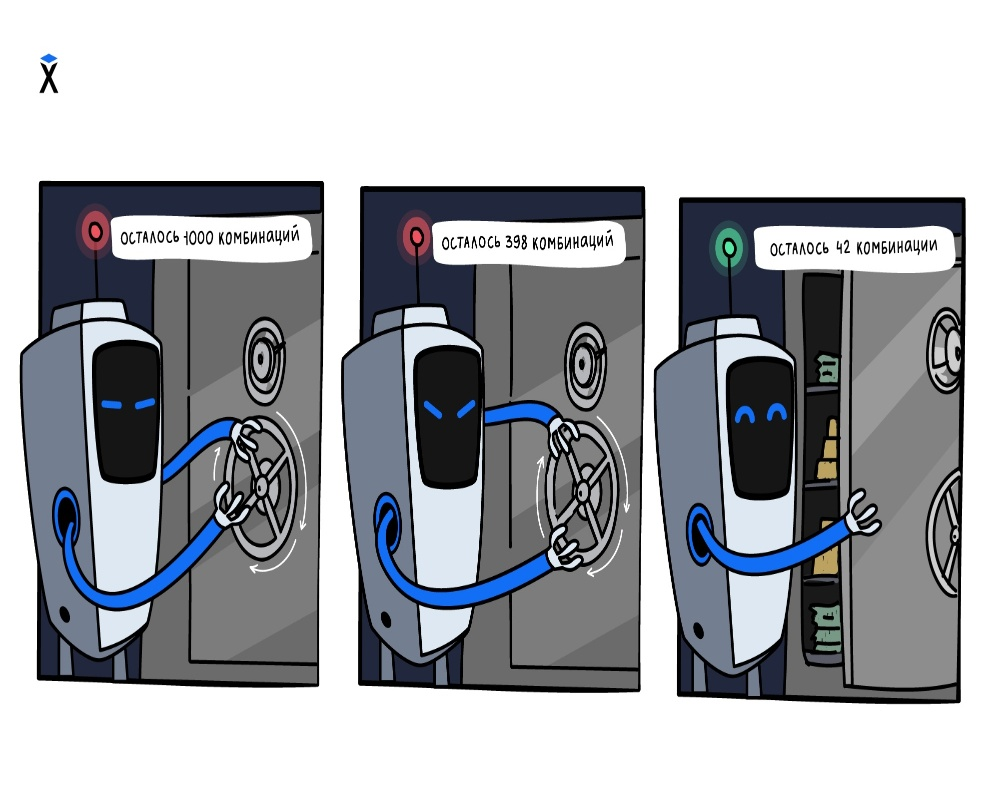
#> input picture 2.jpeg, 1000 x 800 px
$ python edges_trackbar.py
#> lines starting #> are read from the running program, lines starting #| are printed output that depends on the picture; after the words box and inside, x2 and y2 are one past the last pixel; in counts of white or black regions, pixels touching at a corner belong together
# Программа для выделения контуров с элементами управления
import cv2

image = cv2.imread("2.jpeg")
#> image is the input picture: shape (800, 1000, 3); mean B, G, R 177, 172.2, 169.6

cv2.namedWindow('Edges')

def nothing(x):
    pass

cv2.createTrackbar("Lower", "Edges", 0, 255, nothing)
cv2.createTrackbar("Upper", "Edges", 0, 255, nothing)

while True:
    lower_tresh = cv2.getTrackbarPos("Lower", "Edges")
    upper_tresh = cv2.getTrackbarPos("Upper", "Edges")

    edges = cv2.Canny(image, lower_tresh, upper_tresh)
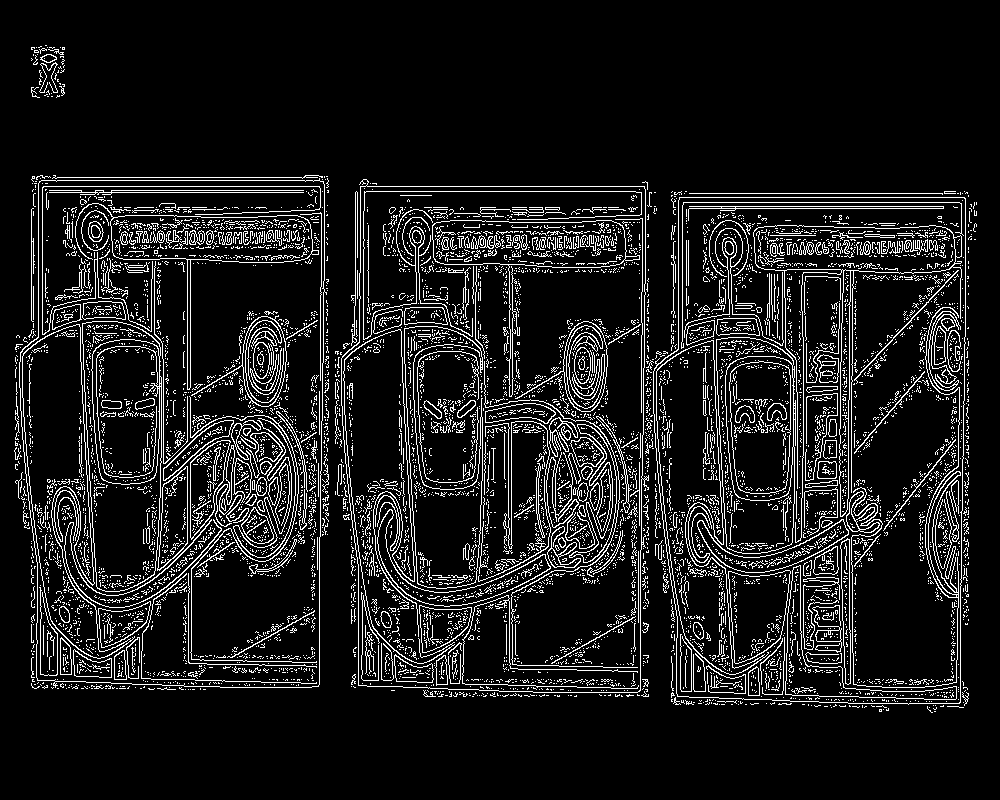
#> edges: shape (800, 1000); 10.3% white in thin lines or dots, all inside (x1, y1, x2, y2) = (14, 45, 977, 713)

    cv2.imshow("Edges", edges)

    if cv2.waitKey(1) == 27:
#> (key Esc is pressed here)
        break

    cv2.imwrite("Edges_Output.jpeg", edges)

cv2.destroyAllWindows()

$ run again, with face_1.jpg copied over 2.jpeg
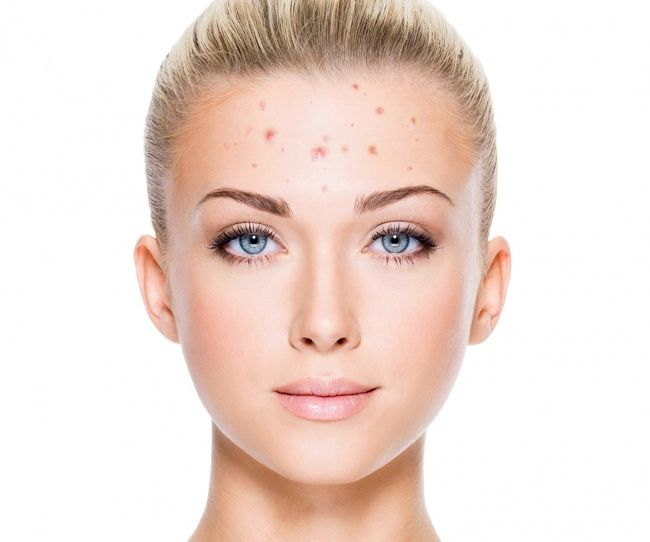
#> input picture face_1.jpg, 650 x 542 px
#> image is the input picture: shape (542, 650, 3); mean B, G, R 212.5, 220.5, 238.5
#> `edges = cv2.Canny(image, lower_tresh, upper_tresh)`:
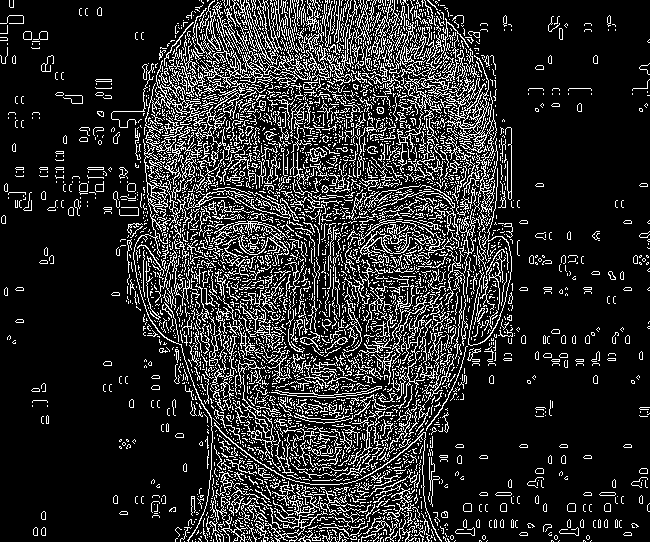
#> edges: shape (542, 650); 16.5% white in thin lines or dots
